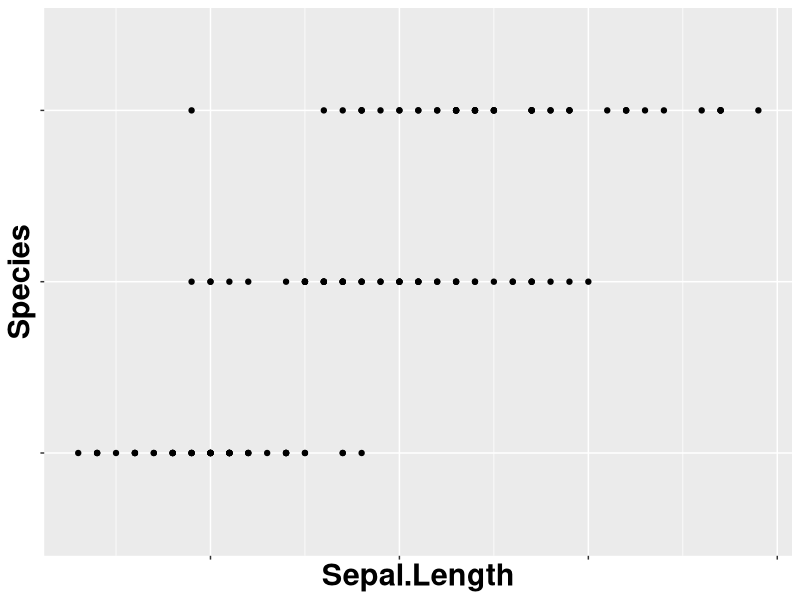

Write R code to recreate this figure. (Note: this script raises an error after producing the figure.)
#class 11.08 

#---------------selecionando e executando o data frame

df <- iris
iris

#------------ vendo os tipos de dados

str(df)
summary("df")

#------------ chamando e selecionando o que eu quero no dataframe

df
df$Sepal.Length

#----------- plotando

library(ggplot2)

ggplot(iris, aes(x=Sepal.Length, y=Species))+ 
  geom_point ()+
  theme(axis.title = element_text(size = 22,face = "bold"),
        axis.text = element_blank())

#possível adc titulo, tema

geom_point ()+
  theme(axis.title = element_text)

#possivel salvar grafico como objeto, só identificar com nome conhecido, tipo P1
#ex.: p1=ggplot2(iris, aes(x=Sepal.Length, y=Species)) dps so trazer o grafico chamando p1

p1=ggplot(iris, aes(x=Sepal.Length, y=Species))+ 
  geom_point ()+
  theme(axis.title = element_text(size = 22,face = "bold"),
        axis.text = element_blank())
p1

#-------INVENTEI DE...
install.packages("barplot")

#? já começou errando...af

#------------ criei o vetor
#queda dos meus exp com o tempo

tempo <- c("0h", "2h", "4h", "6h", "8h")
temperature <- c(40.5, 42.7, 58.0, 63.0, 40.2)

#--------- cauclando a média da temp

mean(temperature)
#valor de 48.88

#--------- tentei criar o dataframe

falcon <- data.frame(tempo, temperature)
falcon

#DUVIDA: tem como remover o vetor do environment?



#---------- descobrindo um gráfico de barras

#--------modificaçao 1

head(falcon)
str(falcon)

ggplot(falcon) +
  geom_col(aes(x=tempo, y=temperature)) +
  theme(axis.title = element_text(size = 15,face = "bold"),
        axis.text = element_blank())

#---------modificação 2 - THEMES

#A
ggplot(falcon) +
  geom_col(aes(x=tempo, y=temperature)) +
  theme(panel.background = element_rect(fill  = "white"),
        panel.grid = element_line(colour='black'))
#B
ggplot(falcon) +
  geom_col(aes(x=tempo, y=temperature)) +
  theme(axis.title = element_text(size = 15,face = "bold"),
        axis.text = element_blank()) +
  theme(panel.background = element_rect(fill  = "pink"),
        panel.grid = element_line(colour='blue'))

#C - pintando as colunas

ggplot(falcon) +
  geom_col(aes(x=tempo, y=temperature)) + 
  theme(axis.title = element_text(size = 15,face = "bold"),
        axis.text = element_blank()) +
  theme(panel.background = element_rect(fill  = "pink"),
        panel.grid = element_line(colour='blue'))

#D - criei em objeto prafacilitar 

c1=ggplot(falcon) +
  geom_col(aes(x=tempo, y=temperature)) + 
  theme(axis.title = element_text(size = 15,face = "bold"),
        axis.text = element_blank()) +
  theme(panel.background = element_rect(fill  = "pink"),
        panel.grid = element_line(colour='blue'))
c1

ggplot(falcon) +
  geom_col(aes(x=tempo, y=temperature)) + 
  scale_color_manual( values = c('red', 'yellow', 'green')) + 
  theme(axis.title = element_text(size = 15,face = "bold"),
        axis.text = element_blank()) +
  theme(panel.background = element_rect(fill  = "pink"),
        panel.grid = element_line(colour='blue'))

#oq eu fiz de errado acima? a ideia era colorir as colunas..
#e se eu criasse uma nova coluna pra predizer as cores, chamar ela dentro da aes


#E

c1 + theme(plot.background = element_rect(fill = "green"))

#F - mexendo na 'caixa do elemento'

c1 + theme(panel.background = element_rect(fill = "white", colour = "grey50"))

c1 + theme(panel.border = element_rect(linetype = "dashed", fill = NA))

#G - nomei um novo obejto com titulo

c2 <- ggplot(falcon, aes(tempo, temperature)) +
  geom_point() +
  labs(title = "Tempo de decaimento dos sistemas nanohibridos")

c2

c2 + theme(plot.title = element_text(size = rel(2)))

c2 + theme(plot.title = element_text(size = rel(2), colour = "green"))

#H - mundando as escalas

c2 + theme(axis.text = element_text(colour = "red"))

c2 + theme(axis.title = element_text(size = 8, colour = "yellow"))

#como coloca o titulo no centro?

#I - strips

c3 <- ggplot(falcon, aes(tempo, temperature)) +
  geom_point() +
  facet_wrap(aes(class)) 
c3

#ideia de tiras, porém acho q precisa de mais dados..

#como coloca legenda? e como muda a bolinha p outra forma geometrica?
#-------chamando funções: df+ as.dataframe(expres(xxxxx))
#-------- geom_bar para barras, medida de frequencia


#----------------- aula 18/07

# REVISÃO

4*2
4/2
4^2
5 != 5 #simbolo de diferente
5<2
5>2
#maior/menor ou igual
4<=3
4>=5

# REPRESENTAÇÃO DE 'OU': |

#OBJETO -> as.integer(x/y) - tira os numeros depois da virgula
#OBJETO -> round(objeto) - arredonda valores

#OBJETO -> as.factor(objeto) 
#OBJETO -> is.factor(objeto) - tranformando em fator, porém nem td ode virar um
#um fator seria

#cntrl+l - limpa o console

#DEFININDO AREA DE TRABALHO 
#getwd("xxxxxx") - lembrar de ajeitar as barras do link da localização


#........relembrando

c1=ggplot(falcon) +
  geom_col(aes(x=tempo, y=temperature)) + 
  theme(axis.title = element_text(size = 15,face = "bold"),
        axis.text = element_blank()) +
  theme(panel.background = element_rect(fill  = "pink"),
        panel.grid = element_line(colour='blue'))
c1

# P/ CASA 18.07

#modelo
p1 <- data_group %>%
  ggplot(aes(x=type, hsamiR92a3p, fill=type))+
  labs(title="hsa-miR92a-3p", x=NULL, y="Relative miRNA Expression")+
  geom_boxplot(show.legend = F, outlier.shape = NA, 
               alpha=0.3, width=0.6, coef=0)+
  geom_point(aes(colour=factor(type), 
                 fill = factor(type)), shape=21, size = 3, alpha = .7,
             show.legend = F,position=position_jitter(width=0.15))+
  scale_x_discrete(breaks = c("Control","BrS","ARVC"), 
                   labels = c(glue("Control 
                                   (N={T0_n})"), 
                              glue("BrS 
                                   (N={T1_n})"), 
                              glue("ARVC 
                                   (N={T2_n})")))+
  scale_fill_manual(values=c("seagreen3","coral","#144272"))+
  scale_colour_manual(values=c("black", "black","black"))+
  theme(axis.text = element_text(size = 12, color = "black"),
        axis.title = element_text(size = 14, color = "black"),
        panel.background = element_rect(fill="white"),
        axis.line = element_line(color = "black"),
        plot.title = element_text(size = 16, face = "bold",hjust = 0.5))

compare_means(hsamiR92a3p ~ type, data = data_group, method = "wilcox.test")
my_comparisons <- list(c("Control","BrS"), c("Control","ARVC"), c("BrS","ARVC"))
p1 = p1 + stat_compare_means(comparisons = my_comparisons, size=5)
p1

pdf("hsa-miR92a-3p_allcohor_miRNA.pdf", width = 7, height = 6)
p1
dev.off()

#adaptação - fail

library(magrittr)

A1 <- falcon %>%
  ggplot(aes(x=temperature, tempo, fill=temperature))+
  labs(title="temperature", x=NULL, y="Tmp de decaimento dos s. nanohibridos")+
  geom_boxplot(show.legend = F, outlier.shape = NA, 
               alpha=0.3, width=0.6, coef=0)+
  geom_point(aes(colour=factor(temperature), 
                 fill = factor(temperature)), shape=21, size = 3, alpha = .7,
             show.legend = F,position=position_jitter(width=0.15))+
  theme(axis.text = element_text(size = 12, color = "black"),
        axis.title = element_text(size = 14, color = "black"),
        panel.background = element_rect(fill="white"),
        axis.line = element_line(color = "black"),
        plot.title = element_text(size = 16, face = "bold",hjust = 0.5))
A1

compare_means(hsamiR92a3p ~ type, data = data_group, method = "wilcox.test")
my_comparisons <- list(c("Control","BrS"), c("Control","ARVC"), c("BrS","ARVC"))
p1 = p1 + stat_compare_means(comparisons = my_comparisons, size=5)
p1

pdf("hsa-miR92a-3p_allcohor_miRNA.pdf", width = 7, height = 6)
p1
dev.off()


#for looping 

#for (variavel in sequencia) {Código a ser executado repetidamente}

for (a in 1:5) {
  print(a)
}

for (a in 1:5) {
  resultado <- a^3
  print(resultado)
}
#peguei a variavel 'a' e calculei o cubo de cada numero





